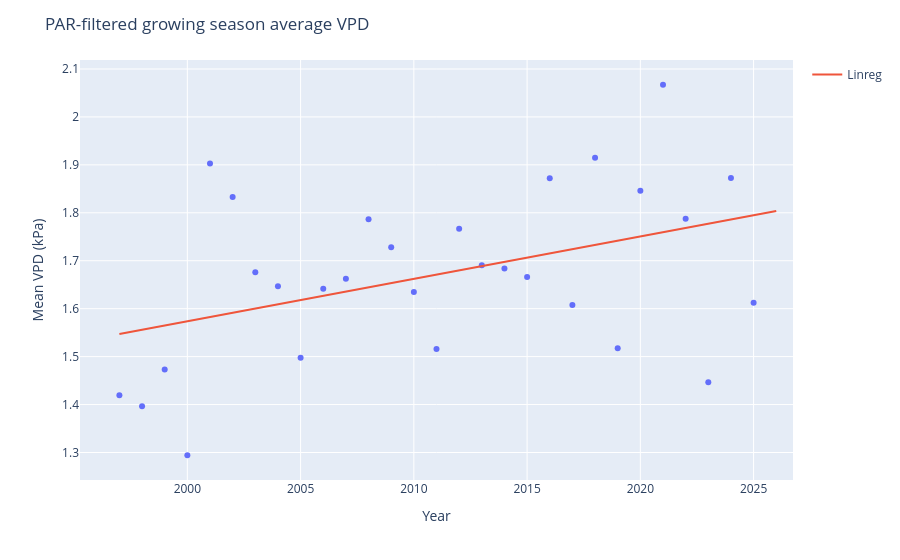

Notebook code cell kept with this figure:
### Code cell
par_filtered_means = calculate_growing_season_means(grouped_weather_par_filtered_vpd, "avg_val")
par_linreg = linreg_growing_season_means(grouped_weather_par_filtered_vpd, "avg_val")

x_space = np.linspace(1997, 2026)
y_space = par_linreg[0] * x_space + par_linreg[1]

fig_par_means = px.scatter(par_filtered_means, x="year", y="mean_val")
fig_par_means.add_scatter(x=x_space, y=y_space, name="Linreg")
fig_par_means.update_layout(title="PAR-filtered growing season average VPD", xaxis_title="Year", yaxis_title="Mean VPD (kPa)")
fig_par_means.show()

### Figure 1 — Plotly figure (JSON) as saved in the notebook; plotly's stock layout.template omitted (floating-point values rounded to 4 significant figures)
{"data": [{"hovertemplate": "year=%{x}<br>mean_val=%{y}<extra></extra>", "legendgroup": "", "marker": {"color": "#636efa", "symbol": "circle"}, "mode": "markers", "name": "", "orientation": "v", "showlegend": false, "type": "scatter", "x": [1997, 1998, 1999, 2000, 2001, 2002, 2003, 2004, 2005, 2006, 2007, 2008, 2009, 2010, 2011, 2012, 2013, 2014, 2015, 2016, 2017, 2018, 2019, 2020, 2021, 2022, 2023, 2024, 2025], "xaxis": "x", "y": [1.419, 1.396, 1.473, 1.294, 1.903, 1.833, 1.676, 1.647, 1.497, 1.642, 1.662, 1.787, 1.728, 1.635, 1.516, 1.767, 1.691, 1.684, 1.666, 1.872, 1.608, 1.915, 1.518, 1.846, 2.067, 1.788, 1.447, 1.872, 1.612], "yaxis": "y"}, {"name": "Linreg", "type": "scatter", "x": [1997.0, 1998.0, 1998.0, 1999.0, 1999.0, 2000.0, 2001.0, 2001.0, 2002.0, 2002.0, 2003.0, 2004.0, 2004.0, 2005.0, 2005.0, 2006.0, 2006.0, 2007.0, 2008.0, 2008.0, 2009.0, 2009.0, 2010.0, 2011.0, 2011.0, 2012.0, 2012.0, 2013.0, 2014.0, 2014.0, 2015.0, 2015.0, 2016.0, 2017.0, 2017.0, 2018.0, 2018.0, 2019.0, 2019.0, 2020.0, 2021.0, 2021.0, 2022.0, 2022.0, 2023.0, 2024.0, 2024.0, 2025.0, 2025.0, 2026.0], "y": [1.547, 1.552, 1.558, 1.563, 1.568, 1.573, 1.579, 1.584, 1.589, 1.594, 1.6, 1.605, 1.61, 1.615, 1.62, 1.626, 1.631, 1.636, 1.641, 1.647, 1.652, 1.657, 1.662, 1.668, 1.673, 1.678, 1.683, 1.689, 1.694, 1.699, 1.704, 1.709, 1.715, 1.72, 1.725, 1.73, 1.736, 1.741, 1.746, 1.751, 1.757, 1.762, 1.767, 1.772, 1.777, 1.783, 1.788, 1.793, 1.798, 1.804]}], "layout": {"legend": {"tracegroupgap": 0}, "margin": {"t": 60}, "title": {"text": "PAR-filtered growing season average VPD"}, "xaxis": {"anchor": "y", "domain": [0, 1], "title": {"text": "Year"}}, "yaxis": {"anchor": "x", "domain": [0, 1], "title": {"text": "Mean VPD (kPa)"}}}}
